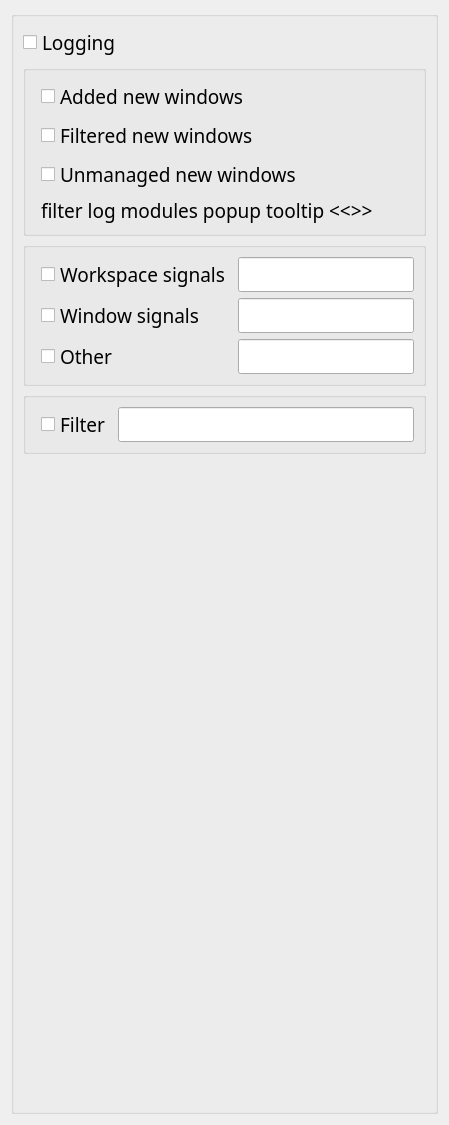
     <widget class="QWidget" name="_8_logTab">
      <property name="minimumSize">
       <size>
        <width>0</width>
        <height>1125</height>
       </size>
      </property>
      <property name="maximumSize">
       <size>
        <width>16777215</width>
        <height>1125</height>
       </size>
      </property>
      <attribute name="title">
       <string>Log</string>
      </attribute>
      <layout class="QVBoxLayout" name="verticalLayout_8">
       <item>
        <widget class="QGroupBox" name="groupBox_8">
         <property name="title">
          <string/>
         </property>
         <property name="flat">
          <bool>true</bool>
         </property>
         <layout class="QVBoxLayout" name="verticalLayout_11">
          <item>
           <widget class="QCheckBox" name="kcfg_logging">
            <property name="sizePolicy">
             <sizepolicy hsizetype="Minimum" vsizetype="Minimum">
              <horstretch>0</horstretch>
              <verstretch>0</verstretch>
             </sizepolicy>
            </property>
            <property name="font">
             <font>
              <family>Noto Sans</family>
              <pointsize>14</pointsize>
              <italic>false</italic>
              <bold>false</bold>
             </font>
            </property>
            <property name="toolTip">
             <string>Use this option to debug the script or submit detailed bug report.</string>
            </property>
            <property name="text">
             <string>Logging</string>
            </property>
           </widget>
          </item>
          <item>
           <widget class="QGroupBox" name="groupBox_10">
            <property name="title">
             <string/>
            </property>
            <property name="flat">
             <bool>true</bool>
            </property>
            <layout class="QVBoxLayout" name="verticalLayout_16">
             <property name="leftMargin">
              <number>15</number>
             </property>
             <item>
              <widget class="QCheckBox" name="kcfg_logNewWindows">
               <property name="font">
                <font>
                 <family>Noto Sans</family>
                 <pointsize>14</pointsize>
                 <italic>false</italic>
                 <bold>false</bold>
                </font>
               </property>
               <property name="toolTip">
                <string>&lt;html&gt;&lt;head/&gt;&lt;body&gt;&lt;p&gt;&lt;span style=&quot; font-size:12pt;&quot;&gt;logs all windows that Krohnkite indexes and manages&lt;/span&gt;&lt;/p&gt;&lt;/body&gt;&lt;/html&gt;</string>
               </property>
               <property name="text">
                <string>Added new windows</string>
               </property>
              </widget>
             </item>
             <item>
              <widget class="QCheckBox" name="kcfg_logFilteredWindows">
               <property name="font">
                <font>
                 <family>Noto Sans</family>
                 <pointsize>14</pointsize>
                 <italic>false</italic>
                 <bold>false</bold>
                </font>
               </property>
               <property name="toolTip">
                <string>&lt;html&gt;&lt;head/&gt;&lt;body&gt;&lt;p&gt;&lt;span style=&quot; font-size:12pt;&quot;&gt;logs all windows that Krohnkite does not manage for many reasons: service, dialog, etc.&lt;/span&gt;&lt;/p&gt;&lt;/body&gt;&lt;/html&gt;</string>
               </property>
               <property name="text">
                <string>Filtered new windows</string>
               </property>
              </widget>
             </item>
             <item>
              <widget class="QCheckBox" name="kcfg_logUnmanagedWindows">
               <property name="font">
                <font>
                 <family>Noto Sans</family>
                 <pointsize>14</pointsize>
                 <italic>false</italic>
                 <bold>false</bold>
                </font>
               </property>
               <property name="toolTip">
                <string>&lt;html&gt;&lt;head/&gt;&lt;body&gt;&lt;p&gt;&lt;span style=&quot; font-size:12pt;&quot;&gt;logs all windows that Krohkite could manage if not for the filters in the configuration&lt;/span&gt;&lt;/p&gt;&lt;/body&gt;&lt;/html&gt;</string>
               </property>
               <property name="text">
                <string>Unmanaged new windows</string>
               </property>
              </widget>
             </item>
             <item>
              <widget class="QLabel" name="label_40">
               <property name="font">
                <font>
                 <family>Noto Sans</family>
                 <pointsize>14</pointsize>
                 <italic>false</italic>
                 <bold>false</bold>
                </font>
               </property>
               <property name="toolTip">
                <string>&lt;html&gt;&lt;head/&gt;&lt;body&gt;&lt;h4 style=&quot; margin-top:12px; margin-bottom:12px; margin-left:0px; margin-right:0px; -qt-block-indent:0; text-indent:0px;&quot;&gt;&lt;span style=&quot; font-size:medium; font-weight:700;&quot;&gt;Filtering log modules&lt;/span&gt;&lt;/h4&gt;&lt;p&gt;the group of the log modules checkbox enables the entire group of log modules at once and in order to include only certain modules there is a line-edit nearby. Examples:&lt;/p&gt;&lt;ul style=&quot;margin-top: 0px; margin-bottom: 0px; margin-left: 0px; margin-right: 0px; -qt-list-indent: 1;&quot;&gt;&lt;li style=&quot; margin-top:12px; margin-bottom:0px; margin-left:0px; margin-right:0px; -qt-block-indent:0; text-indent:0px;&quot;&gt;&lt;span style=&quot; font-family:'Hack';&quot;&gt;1,4-&lt;/span&gt; - enable only the first and from the fourth to the last module&lt;/li&gt;&lt;li style=&quot; margin-top:0px; margin-bottom:12px; margin-left:0px; margin-right:0px; -qt-block-indent:0; text-indent:0px;&quot;&gt;&lt;span style=&quot; font-family:'Hack';&quot;&gt;!1,4-6&lt;/span&gt; - the exclamation mark at the beginning turns on the exclude mode, so this line will enable all modules except 1 and from 4 to 6. &lt;span style=&quot; font-family:'Hack';&quot;&gt;!&lt;/span&gt; - the exclamation mark you can use only once in the beginning, to enable the exclude mode.&lt;/li&gt;&lt;/ul&gt;&lt;/body&gt;&lt;/html&gt;</string>
               </property>
               <property name="text">
                <string>filter log modules popup tooltip &lt;&lt;&lt;hover me&gt;&gt;&gt;</string>
               </property>
              </widget>
             </item>
            </layout>
           </widget>
          </item>
          <item>
           <widget class="QGroupBox" name="groupBox_25">
            <property name="title">
             <string/>
            </property>
            <property name="flat">
             <bool>true</bool>
            </property>
            <layout class="QGridLayout" name="gridLayout_26">
             <property name="leftMargin">
              <number>15</number>
             </property>
             <item row="1" column="1">
              <widget class="QLineEdit" name="kcfg_logWorkspaceSignalsSubmodules">
               <property name="font">
                <font>
                 <family>Noto Sans</family>
                 <pointsize>14</pointsize>
                 <italic>false</italic>
                 <bold>false</bold>
                </font>
               </property>
               <property name="toolTip">
                <string>&lt;html&gt;&lt;head/&gt;&lt;body&gt;&lt;h5 style=&quot; margin-top:12px; margin-bottom:4px; margin-left:0px; margin-right:0px; -qt-block-indent:0; text-indent:0px;&quot;&gt;&lt;span style=&quot; font-size:11pt; font-weight:700;&quot;&gt;Workspace signals log modules&lt;/span&gt;&lt;/h5&gt;&lt;p&gt;&lt;span style=&quot; font-size:11pt;&quot;&gt;1. screensChanged&lt;/span&gt;&lt;/p&gt;&lt;p&gt;&lt;span style=&quot; font-size:11pt;&quot;&gt;2. virtualScreenGeometryChanged&lt;/span&gt;&lt;/p&gt;&lt;p&gt;&lt;span style=&quot; font-size:11pt;&quot;&gt;3. currentActivityChanged&lt;/span&gt;&lt;/p&gt;&lt;p&gt;&lt;span style=&quot; font-size:11pt;&quot;&gt;4. currentDesktopChanged&lt;/span&gt;&lt;/p&gt;&lt;p&gt;&lt;span style=&quot; font-size:11pt;&quot;&gt;5. windowAdded&lt;/span&gt;&lt;/p&gt;&lt;p&gt;&lt;span style=&quot; font-size:11pt;&quot;&gt;6. windowActivated&lt;/span&gt;&lt;/p&gt;&lt;p&gt;&lt;span style=&quot; font-size:11pt;&quot;&gt;7. windowRemoved&lt;/span&gt;&lt;/p&gt;&lt;p&gt;&lt;br/&gt;&lt;/p&gt;&lt;/body&gt;&lt;/html&gt;</string>
               </property>
              </widget>
             </item>
             <item row="3" column="1">
              <widget class="QLineEdit" name="kcfg_logOtherSubmodules">
               <property name="font">
                <font>
                 <family>Noto Sans</family>
                 <pointsize>14</pointsize>
                 <italic>false</italic>
                 <bold>false</bold>
                </font>
               </property>
               <property name="toolTip">
                <string>&lt;html&gt;&lt;head/&gt;&lt;body&gt;&lt;p&gt;&lt;span style=&quot; font-size:11pt; font-weight:700;&quot;&gt;All other log modules&lt;/span&gt;&lt;/p&gt;&lt;p&gt;&lt;span style=&quot; font-size:11pt;&quot;&gt;1. shortcut&lt;/span&gt;&lt;/p&gt;&lt;p&gt;&lt;span style=&quot; font-size:11pt;&quot;&gt;2. arrangeScreen&lt;/span&gt;&lt;/p&gt;&lt;p&gt;&lt;span style=&quot; font-size:11pt;&quot;&gt;3. printConfig&lt;/span&gt;&lt;/p&gt;&lt;p&gt;&lt;span style=&quot; font-size:11pt;&quot;&gt;4. setTimeout&lt;/span&gt;&lt;/p&gt;&lt;p&gt;&lt;span style=&quot; font-size:11pt;&quot;&gt;5. window&lt;/span&gt;&lt;/p&gt;&lt;/body&gt;&lt;/html&gt;</string>
               </property>
              </widget>
             </item>
             <item row="1" column="0">
              <widget class="QCheckBox" name="kcfg_logWorkspaceSignals">
               <property name="font">
                <font>
                 <family>Noto Sans</family>
                 <pointsize>14</pointsize>
                 <italic>false</italic>
                 <bold>false</bold>
                </font>
               </property>
               <property name="text">
                <string>Workspace signals</string>
               </property>
              </widget>
             </item>
             <item row="2" column="0">
              <widget class="QCheckBox" name="kcfg_logWindowSignals">
               <property name="font">
                <font>
                 <family>Noto Sans</family>
                 <pointsize>14</pointsize>
                 <italic>false</italic>
                 <bold>false</bold>
                </font>
               </property>
               <property name="text">
                <string>Window signals     </string>
               </property>
              </widget>
             </item>
             <item row="2" column="1">
              <widget class="QLineEdit" name="kcfg_logWindowSignalsSubmodules">
               <property name="font">
                <font>
                 <family>Noto Sans</family>
                 <pointsize>14</pointsize>
                 <italic>false</italic>
                 <bold>false</bold>
                </font>
               </property>
               <property name="toolTip">
                <string>&lt;html&gt;&lt;head/&gt;&lt;body&gt;&lt;h5 style=&quot; margin-top:12px; margin-bottom:4px; margin-left:0px; margin-right:0px; -qt-block-indent:0; text-indent:0px;&quot;&gt;&lt;span style=&quot; font-size:11pt; font-weight:700;&quot;&gt;Window signals log modules&lt;/span&gt;&lt;/h5&gt;&lt;p&gt;&lt;span style=&quot; font-size:11pt;&quot;&gt;1. activitiesChanged&lt;/span&gt;&lt;/p&gt;&lt;p&gt;&lt;span style=&quot; font-size:11pt;&quot;&gt;2. bufferGeometryChanged&lt;/span&gt;&lt;/p&gt;&lt;p&gt;&lt;span style=&quot; font-size:11pt;&quot;&gt;3. desktopsChanged&lt;/span&gt;&lt;/p&gt;&lt;p&gt;&lt;span style=&quot; font-size:11pt;&quot;&gt;4. fullScreenChanged&lt;/span&gt;&lt;/p&gt;&lt;p&gt;&lt;span style=&quot; font-size:11pt;&quot;&gt;5. interactiveMoveResizeStepped&lt;/span&gt;&lt;/p&gt;&lt;p&gt;&lt;span style=&quot; font-size:11pt;&quot;&gt;6. maximizedAboutToChange&lt;/span&gt;&lt;/p&gt;&lt;p&gt;&lt;span style=&quot; font-size:11pt;&quot;&gt;7. minimizedChanged&lt;/span&gt;&lt;/p&gt;&lt;p&gt;&lt;span style=&quot; font-size:11pt;&quot;&gt;8. moveResizedChanged&lt;/span&gt;&lt;/p&gt;&lt;p&gt;&lt;span style=&quot; font-size:11pt;&quot;&gt;9. outputChanged&lt;/span&gt;&lt;/p&gt;&lt;/body&gt;&lt;/html&gt;</string>
               </property>
              </widget>
             </item>
             <item row="3" column="0">
              <widget class="QCheckBox" name="kcfg_logOther">
               <property name="font">
                <font>
                 <family>Noto Sans</family>
                 <pointsize>14</pointsize>
                 <italic>false</italic>
                 <bold>false</bold>
                </font>
               </property>
               <property name="text">
                <string>Other                       </string>
               </property>
              </widget>
             </item>
            </layout>
           </widget>
          </item>
          <item>
           <widget class="QGroupBox" name="groupBox_26">
            <property name="title">
             <string/>
            </property>
            <property name="flat">
             <bool>true</bool>
            </property>
            <layout class="QGridLayout" name="gridLayout_27">
             <property name="leftMargin">
              <number>15</number>
             </property>
             <item row="0" column="1">
              <widget class="QLineEdit" name="kcfg_logFilterStr">
               <property name="font">
                <font>
                 <family>Noto Sans</family>
                 <pointsize>14</pointsize>
                 <italic>false</italic>
                 <bold>false</bold>
                </font>
               </property>
               <property name="toolTip">
                <string>&lt;html&gt;&lt;head/&gt;&lt;body&gt;&lt;p&gt;&lt;span style=&quot; font-size:11pt;&quot;&gt;Also, in addition to the fact that you can include only the modules you need, you can enable &lt;/span&gt;&lt;span style=&quot; font-family:'Hack'; font-size:11pt;&quot;&gt;Filter&lt;/span&gt;&lt;span style=&quot; font-size:11pt;&quot;&gt; checkbox and use other filters in filter line edit:&lt;/span&gt;&lt;/p&gt;&lt;p&gt;&lt;span style=&quot; font-size:11pt;&quot;&gt;- &lt;/span&gt;&lt;span style=&quot; font-size:11pt; font-weight:700;&quot;&gt;winclass&lt;/span&gt;&lt;/p&gt;&lt;p&gt;&lt;span style=&quot; font-size:11pt;&quot;&gt;Examples:&lt;/span&gt;&lt;/p&gt;&lt;p&gt;&lt;span style=&quot; font-family:'Hack'; font-size:11pt;&quot;&gt;- &lt;/span&gt;&lt;span style=&quot; font-family:'Hack'; font-size:11pt; font-weight:700;&quot;&gt;winclass=[konsole]&lt;/span&gt;&lt;span style=&quot; font-size:11pt; font-weight:700;&quot;/&gt;&lt;span style=&quot; font-size:11pt;&quot;&gt;- some modules may be filtered by a window class, so this logs modules will show only windows with class that contains &lt;/span&gt;&lt;span style=&quot; font-family:'Hack'; font-size:11pt;&quot;&gt;konsole&lt;/span&gt;&lt;span style=&quot; font-size:11pt;&quot;&gt; word.&lt;/span&gt;&lt;/p&gt;&lt;p&gt;&lt;span style=&quot; font-family:'Hack'; font-size:11pt;&quot;&gt;- &lt;/span&gt;&lt;span style=&quot; font-family:'Hack'; font-size:11pt; font-weight:700;&quot;&gt;!winclass=org.kde.elisa:org.kde.ruler&lt;/span&gt;&lt;span style=&quot; font-size:11pt;&quot;&gt; -Exclude Elisa and Kruler from log output&lt;/span&gt;&lt;/p&gt;&lt;/body&gt;&lt;/html&gt;</string>
               </property>
              </widget>
             </item>
             <item row="0" column="0">
              <widget class="QCheckBox" name="kcfg_logFilter">
               <property name="font">
                <font>
                 <family>Noto Sans</family>
                 <pointsize>14</pointsize>
                 <italic>false</italic>
                 <bold>false</bold>
                </font>
               </property>
               <property name="text">
                <string>Filter</string>
               </property>
              </widget>
             </item>
            </layout>
           </widget>
          </item>
          <item>
           <spacer name="verticalSpacer_7">
            <property name="orientation">
             <enum>Qt::Orientation::Vertical</enum>
            </property>
            <property name="sizeHint" stdset="0">
             <size>
              <width>20</width>
              <height>40</height>
             </size>
            </property>
           </spacer>
          </item>
         </layout>
        </widget>
       </item>
      </layout>
     </widget>
